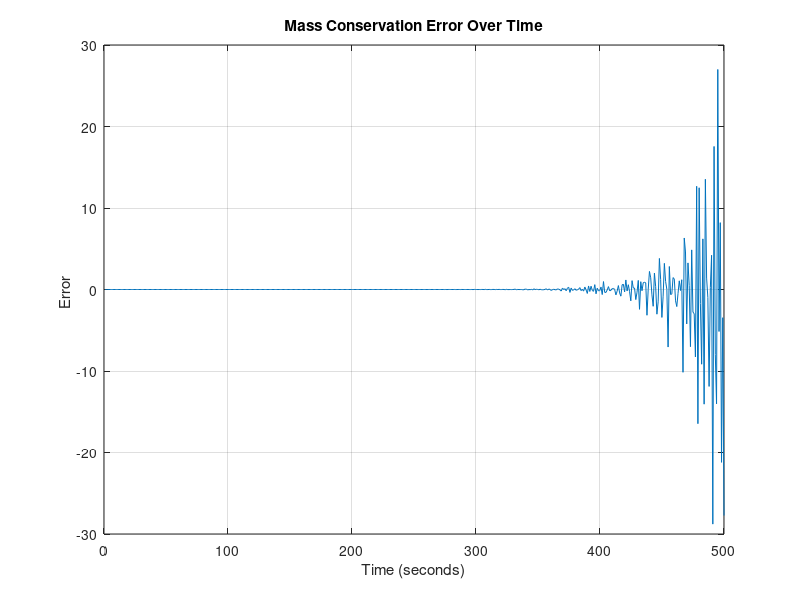
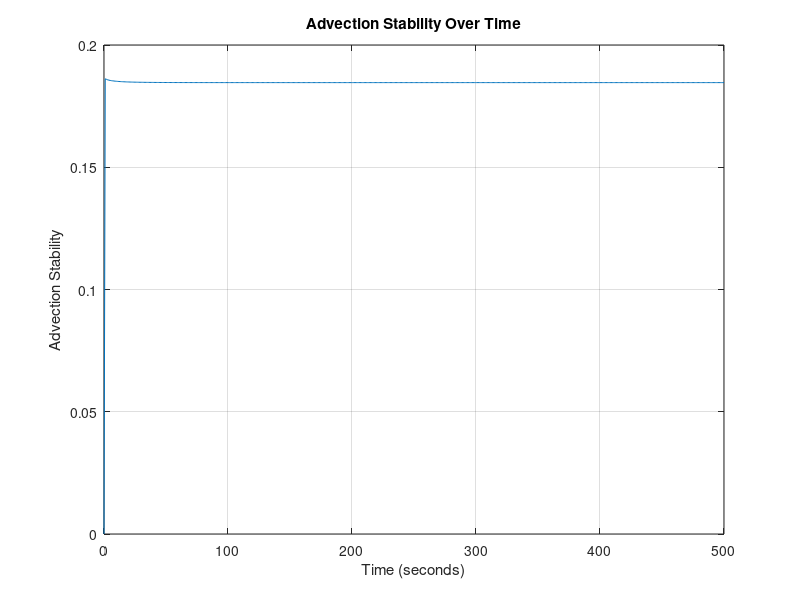
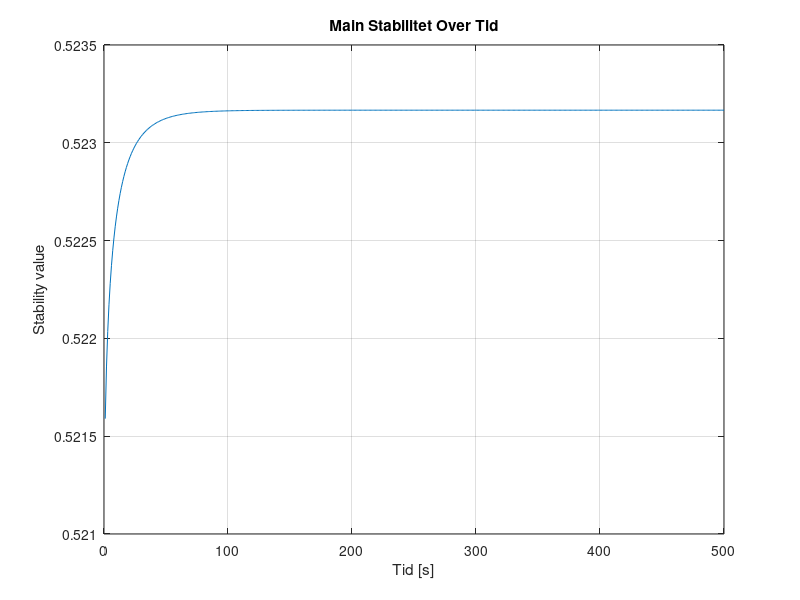
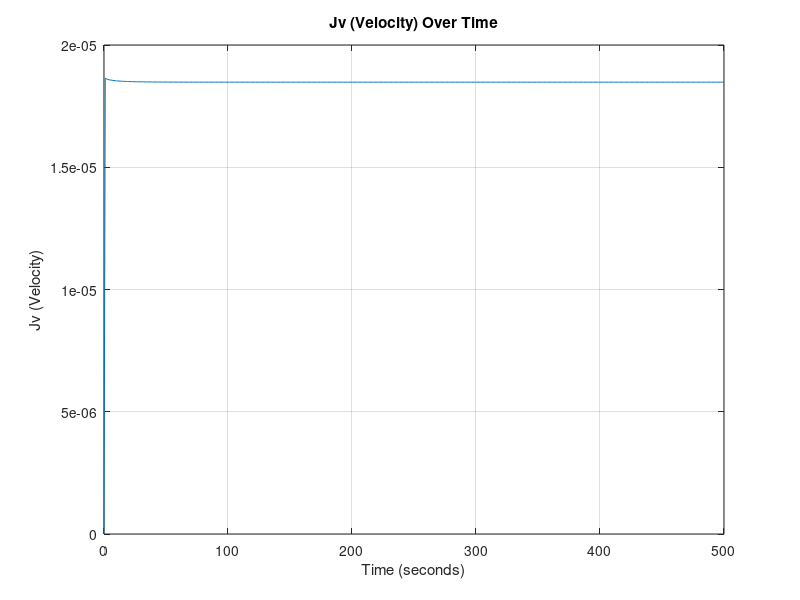

Reproduce these figures in MATLAB, in order. (Note: this script raises an error after producing the figures.)
%__Gruppe 3-Simulering-3.Sem__
clear
close all
clc
%% Inital Parameters
domain_length = 0.1;   % Domain length (meters)
domain_steps = 1000;    % Number of spatial domain_steps points
dx = domain_length / (domain_steps - 1); % Position discretization
 
time_length = 500;      % Time length (seconds)
time_steps = 500;       % Number of time steps
dt = time_length / time_steps; % Temporal discretization

% DEFINED VARIABLES
D = 1.464*10^-9; % Diffusivity coefficient H2PO4- in water [m^2 s^-1]
feed_conc = 0.1; % Constant solute concentration at the first cell 0.1 molar [H2PO4-]
TMP = 35; %TMP: Transmembrane Pressure [bar]

area = 0.0308; % Area of the membrane surface [m^2]
kw = 5.7311*10^(-7); % Initial water permeability m^3 m^-2 bar^-1 s^-1 
my = 0.8903*10^-9; % Water viscosity [Bar∙s]
Rm = 1/(my*kw); % Rejection of water at the membrane (σ) [m^-1]
PC = 0.5; %Percipitate Advection Coefficient

sig_m = 0.1; % Rejection of ions 

% PHYSICAL CONSTANTS
R= 8.31415*10^-2; % Gasconstant [L^3 Bar mol^-1 K^-1]
T= 273.15+25; %Temperature [K]
 
% Anonymous functions
%Lv = @(time) kw*exp(-kb*time); %Water permeability dependent on Fouling

Mp = @(conc) 0.0011*exp(36.328*conc) + 0.263253; % concentration of udfæld in respect to phosphate increase.
Rf = @(conc) alpha*(Mp(conc)/area); % Rate of fouling
Lv = @(conc) 1/(my*(Rm+Rf(conc))); % Water permeability dependent on fouling


% Create a grid for space and time
x = linspace(0, domain_length, domain_steps);
t = linspace(0, time_length, time_steps);

% Initialize the concentration array AND Initial condition (1D)
C = zeros(domain_steps, time_steps)+0.1; % 0.1 molar [H2PO4] at pH 2.9


%Diffusive Stability
DS = D*dt/dx^2;
fprintf('\n Diffusivity Stability = %f', DS);
if DS>0.5 
   fprintf(2,'\n ERROR: Stabilitetsfejl');
else
    fprintf('\n Stable Diffusion Model !!');
end


%% Time-stepping loop
for j = 2:time_steps
    for i = 1:domain_steps
        LastC = C(domain_steps, j-1);

        C(1, :) = feed_conc; % Set the leftmost boundary to 0.1

        Jv = (kw*(TMP-(1*R*T*(LastC))));  % Volume flux = Jv ,  in terms of osmotic pressure (TMP, R, T, delta_C) and Lv. [m/s]

        % Calculate the second derivative in x direction
        if i == 1 %_Left Cell__
            d2Cdx2 = 0;
            dCdt_advection = 0;
        
        elseif i == domain_steps %__Membrane Cell___
            % No right neighbor at the last cell and MEMBRANE
            d2Cdx2 = (D * (C(domain_steps - 1, j-1) - C(domain_steps, j-1))) / dx^2;
            dCdt_advection = -Jv * (C(domain_steps, j-1)*(1-sig_m) - C(domain_steps - 1, j-1)) / dx;

        else    %__Normal Cells__
            % Calculate the second derivative normally
            d2Cdx2 = D * (C(i + 1, j-1) - 2 * C(i, j-1) + C(i - 1, j-1)) / dx^2;
            % Apply advection term
            dCdt_advection = -Jv * (C(i, j-1) - C(i-1, j-1)) / dx;
        end
        % Apply the diffusion-advection-(electromigration) equation
        C(i, j) = C(i, j-1) + dt * (d2Cdx2 + dCdt_advection);
        Jv_values3(j) = Jv; % Plot values
        AS(j) = Jv * dt/dx; % Stability plot values

        % Main Stability
        MainS=(1-2*DS-AS(j));                      % Calculation of specific main stability to time
        MainS_values(j)=MainS;                     % Storing main stability values
    end
end
%% conservation and error

volprc = dx*area*1000;  % Volume per cell in Liters

Cw = [0,C(domain_steps, :)]; % Making the matrix line up properly and have the right size
Cw(end) = [];

Systemdiff = [0, diff(sum(C*volprc,1))]; % Difference in system concentration per dt

inflow = feed_conc*(Jv_values3)*(dt/dx)*volprc; % In - mol
outflow = Cw.* Jv_values3*(dt/dx)*volprc*(1-sig_m); % Out - mol
infoutdiff = (inflow - outflow);
ERROR = ((Systemdiff - infoutdiff).*Systemdiff.^(-1))*100; % The mass conservation error

%% 2D Plots

% Plot Mass Conservation Error values over time

figure;
plot(t, ERROR);
xlabel('Time (seconds)');
ylabel('Error ');
title('Mass Conservation Error Over Time');
grid on;

% Plot Advection Stability (DS) values over time

figure;
plot(t, AS);
xlabel('Time (seconds)');
ylabel('Advection Stability');
title('Advection Stability Over Time');
grid on;


% Plot Main Stability (MainS) values over time

figure;
plot(t(2:end), MainS_values(2:end));
xlabel('Tid [s]');
ylabel('Stability value');
title('Main Stabilitet Over Tid');
grid on;


% Plot Jv values over time
figure;
plot(t, Jv_values3);
xlabel('Time (seconds)');
ylabel('Jv (Velocity)');
title('Jv (Velocity) Over Time');
grid on;
ax = gca;
ax.YAxis.Exponent = -5;

% Time indices
time_instances = [1, 5, 25, 50, 100, 250, 500];

figure;
hold on;

% Plot concentration at specific time instances
for i = 1:length(time_instances)
    time_index = time_instances(i);
    plot(x, C(:, time_index)/feed_conc - 1);
end

xlabel('Position [m]');
ylabel('CF - 1');
title('Centreret CF over Position ved Forskellige Tidspunkter');
xlim([0.099, domain_length]);
ylim([0, 0.12]);

% Add a legend for clarity
legend(arrayfun(@(f) ['t=', num2str(f), 's'], time_instances, 'UniformOutput', false));

grid on;
hold off;

%% 3D Plot

% 3D surface plot - concentration over time and position
[T, X] = meshgrid(t, x);
figure;
h = surf(X, T, (C/feed_conc)-1);
xlabel('Position [m]');
ylabel('Tid [s]');
zlabel('CF - 1');
title('Centreret Koncentrations Faktor Over Tid og Position');
xlim([0, domain_length]);
ylim([0, time_length]);
zlim([0, 0.12]);
set(h,'LineStyle','none')
colormap(jet)
clim([0, 0.12])


%%
save('step3jv', 'Jv_values3')



